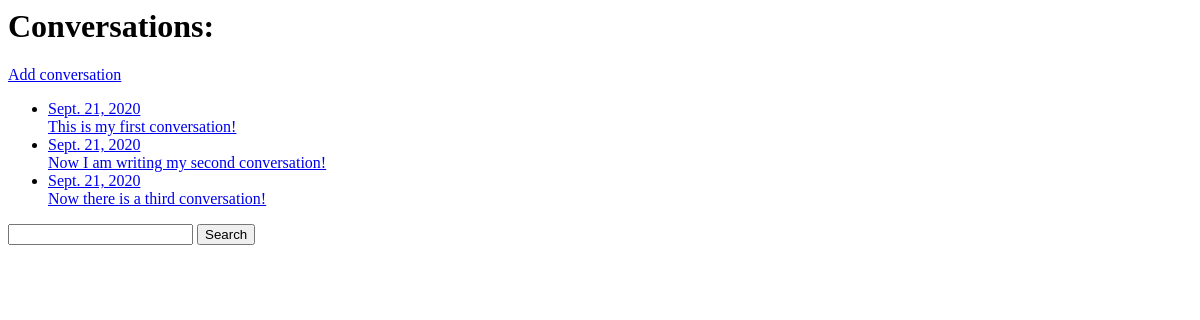
Page /app/ on the earlier database version.
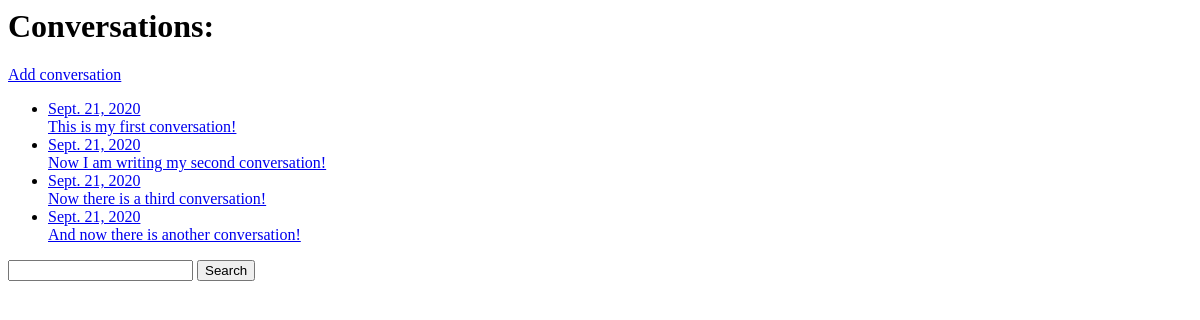
Same page on the later database version.
### myapp/models.py (models this page shows, shortened)
class Conversation(models.Model):
    title = models.TextField()
    start_date = models.DateField(auto_now_add=True)

### myapp/views.py (the view)
# urls.py: path('', FirstView.as_view(), name="home"),
class FirstView(ListView):
    model = Conversation
    template_name = 'conversation_details.html'

### myapp/templates/conversation_details.html
<h1>Conversations:</h1>
<a href="add_conversation">Add conversation</a>
<ul>
{% for convo in object_list %}
    <li><a href="{% url 'conversations_by_id' convo.pk %}">{{ convo.start_date }}<br>{{ convo.title }}</a></li>
{% endfor %}
</ul>
<form action="{% url 'searchbar' %}" method="get">
    <input type="text" name="search"/>
    <button type="submit">Search</button>
</form>

Differences in the rows shown:
added Conversation: start_date "Sept. 21, 2020", title "And now there is another conversation!"
